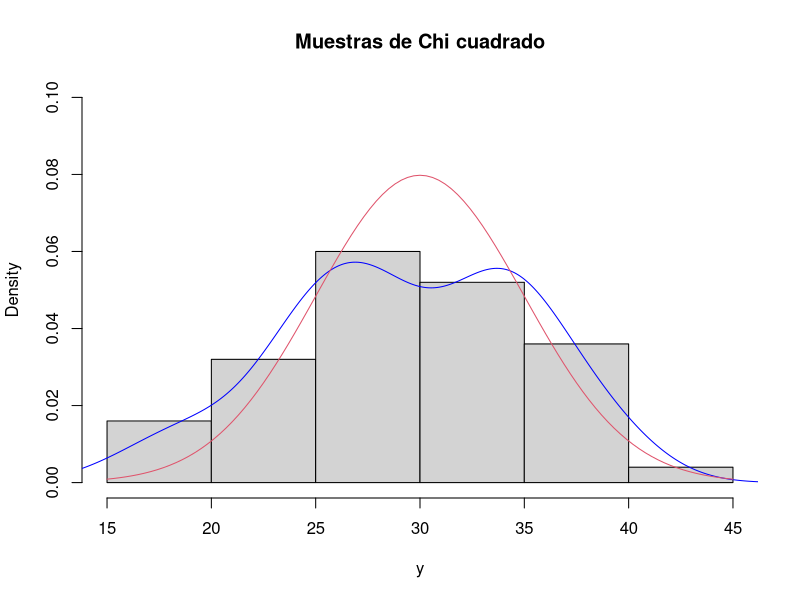
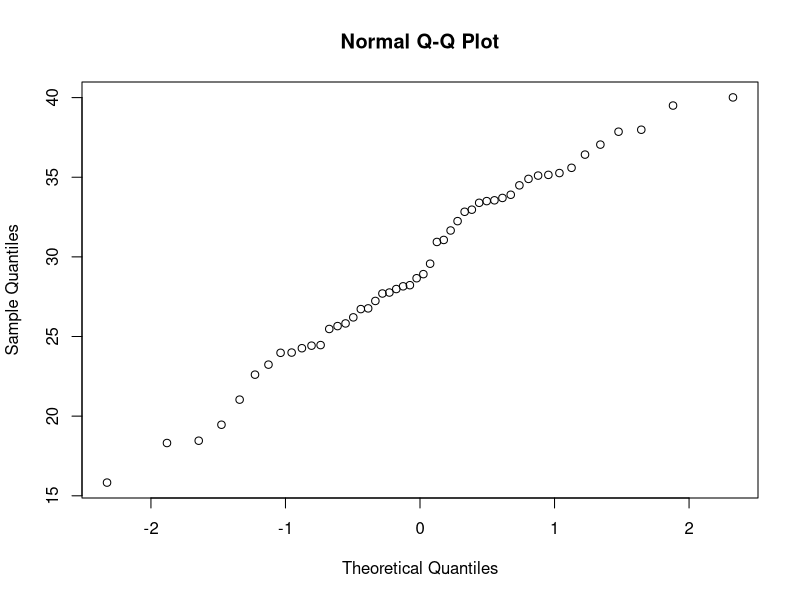
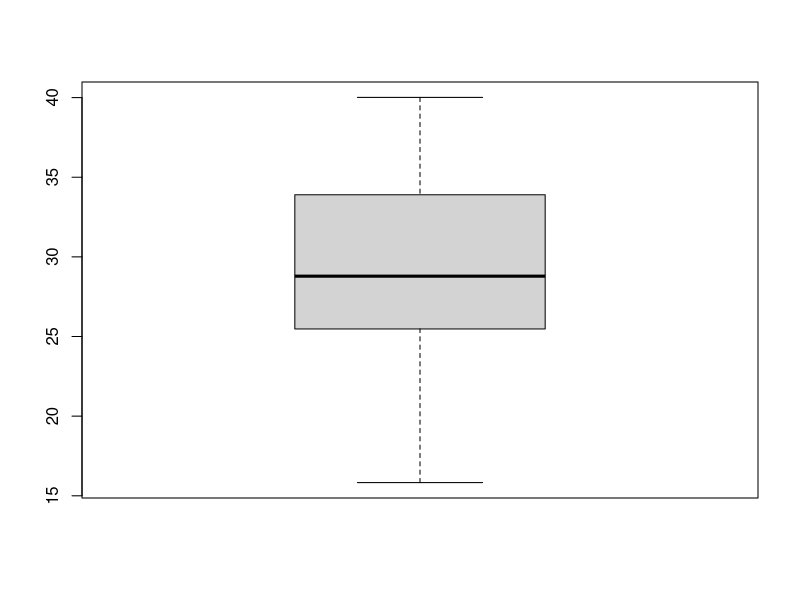
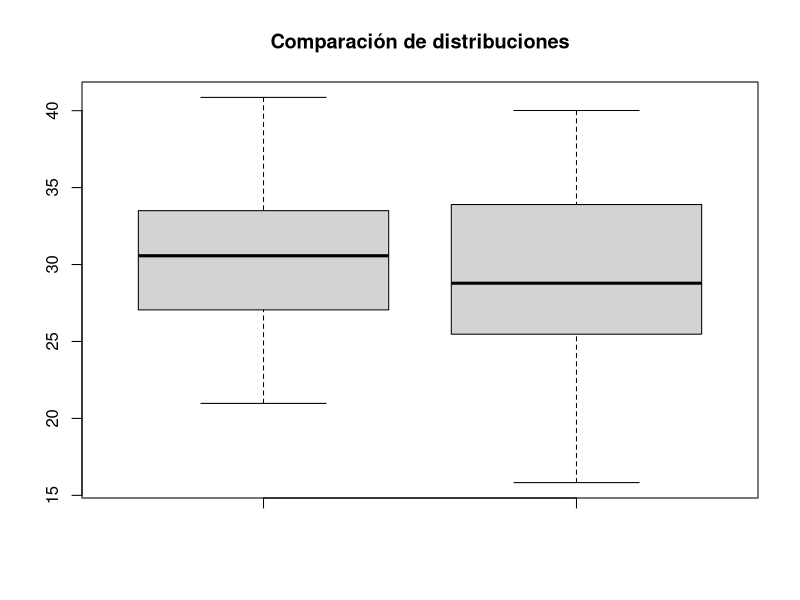
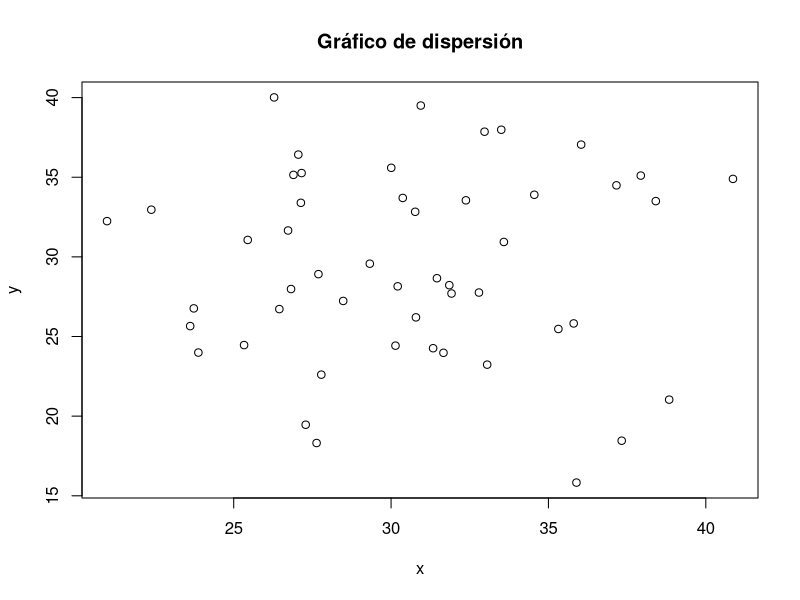
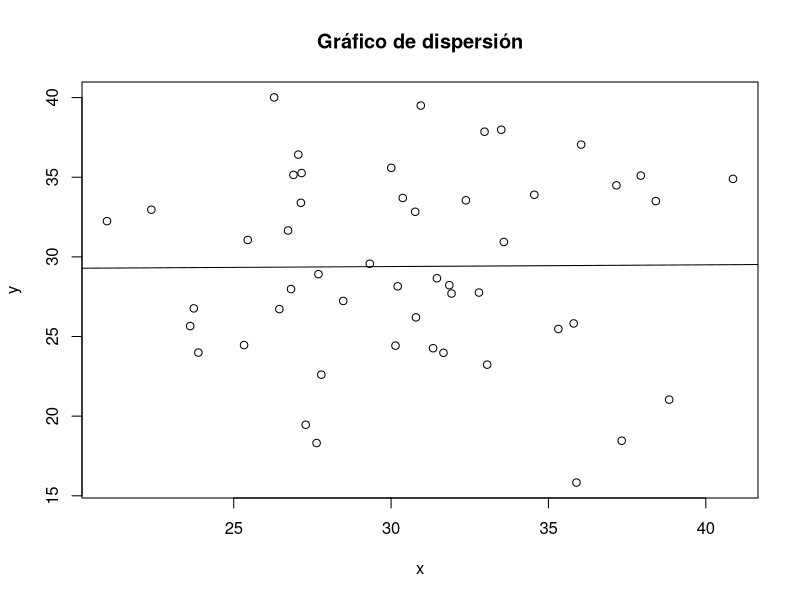
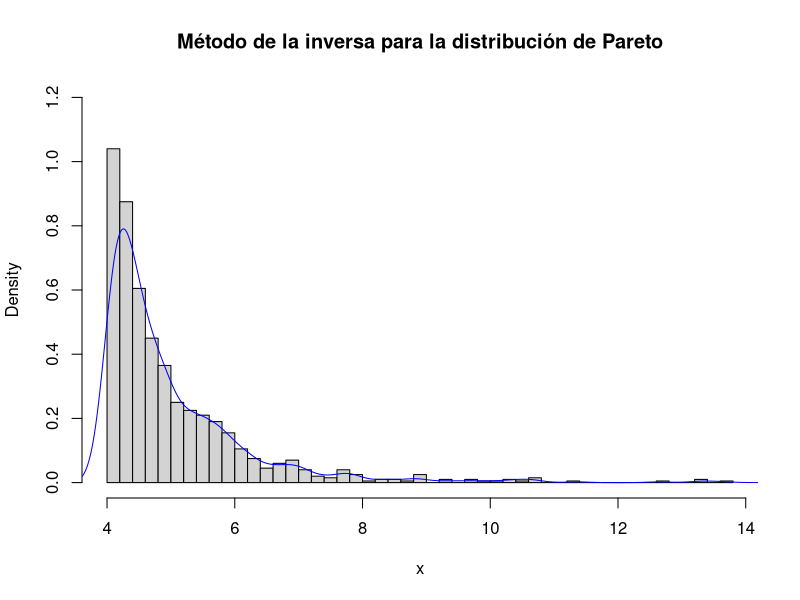
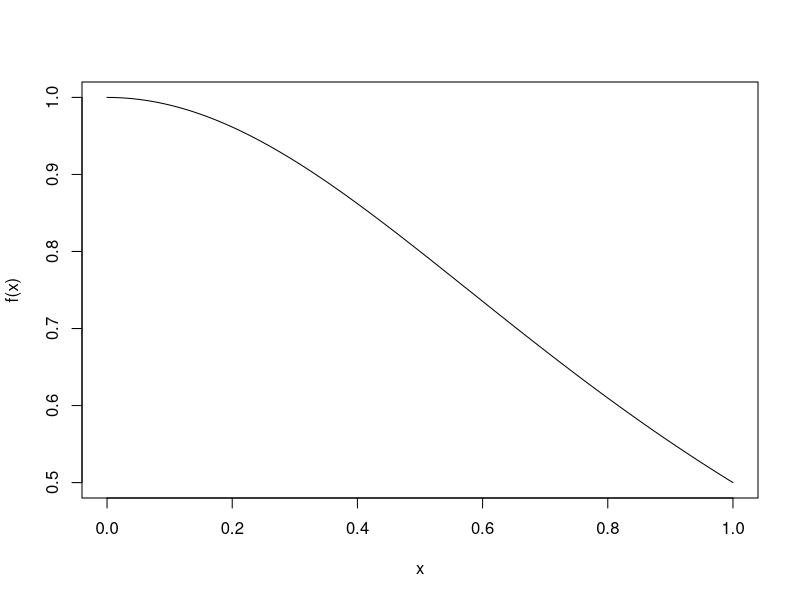

These figures' R source, in order:
## ---- chunk 1
set.seed(1)

N <- 50

y <- rchisq(n = N, df = 30)
x <- rnorm(n = N, mean = 30, sd = 5)
## ---- chunk 2
mean(y)
sd(y)
quantile(y, c(0.25, 0.5, 0.75))
## ---- chunk 3
hist(y, freq = FALSE, breaks = "FD", main = "Muestras de Chi cuadrado", ylim = c(0, 0.1))
lines(density(y), col = "blue")
curve(dnorm(x, mean = 30, sd = 5), add = TRUE, col = 2)
## ---- chunk 4
qqnorm(y)
## ---- chunk 5
boxplot(y)
## ---- chunk 6
boxplot(x, y, main = "Comparación de distribuciones")
## ---- chunk 7
plot(x, y, main = "Gráfico de dispersión")
## ---- chunk 8
modelo <- lm(y ~ 1 + x)
## ---- chunk 9
plot(x, y, main = "Gráfico de dispersión")
abline(modelo)
## ---- chunk 10
dados_mere <- function(n = 4, debug = FALSE) {
  x <- sample(1:6, n, replace = TRUE)

  if (debug) {
    print(x)
  }

  any(x == 6)
}
## ---- chunk 11
dados_mere(n = 4)
## ---- chunk 12
N <- 10000

# sample N times dados_mere and save the results to x
x <- rep(4, N)
x <- sapply(x, dados_mere)

mean(x)
## ---- chunk 13
1 - (5 / 6)^4
## ---- chunk 14
F_inversa <- function(xi, a, b) {
  b / (1 - xi)^(1 / a)
}

N <- 1000

xi <- runif(N)
a <- 5
b <- 4

x <- F_inversa(xi, a, b)

hist(x, freq = FALSE, breaks = "FD", main = "Método de la inversa para la distribución de Pareto", ylim = c(0, 1.2))
lines(density(x), col = "blue")
## ---- chunk 15
pdf_pareto <- function(x, a, b) {
  ifelse(x >= b,
    (a * b^a) / (x^(a + 1)),
    0
  )
}

distrib_pareto <- function(x, a, b) {
  ifelse(x >= b,
    1 - (b / x)^a,
    0
  )
}

ks.test(x, distrib_pareto, a = a, b = b)
## ---- chunk 16
f <- function(x) {
  1 / (1 + x^2)
}

curve(f, 0, 1)
## ---- chunk 17
N <- 3000
x <- runif(N)
f_x <- sapply(x, f)

mean(f_x)
## ---- chunk 18
pi / 4
## ---- chunk 19
# Calcular la media y su error
estimacion <- cumsum(f_x) / (1:N)
error <- sqrt(cumsum((f_x - estimacion)^2)) / (1:N)

plot(1:N, estimacion,
  type = "l",
  ylab = "Aproximación y límites del error (1 - alpha = 0.975)",
  xlab = "Número de simulaciones",
)
z <- qnorm(0.025, lower.tail = FALSE)
lines(estimacion - z * error, col = "blue", lwd = 2, lty = 3)
lines(estimacion + z * error, col = "blue", lwd = 2, lty = 3)
abline(h = pi / 4, col = 2)
